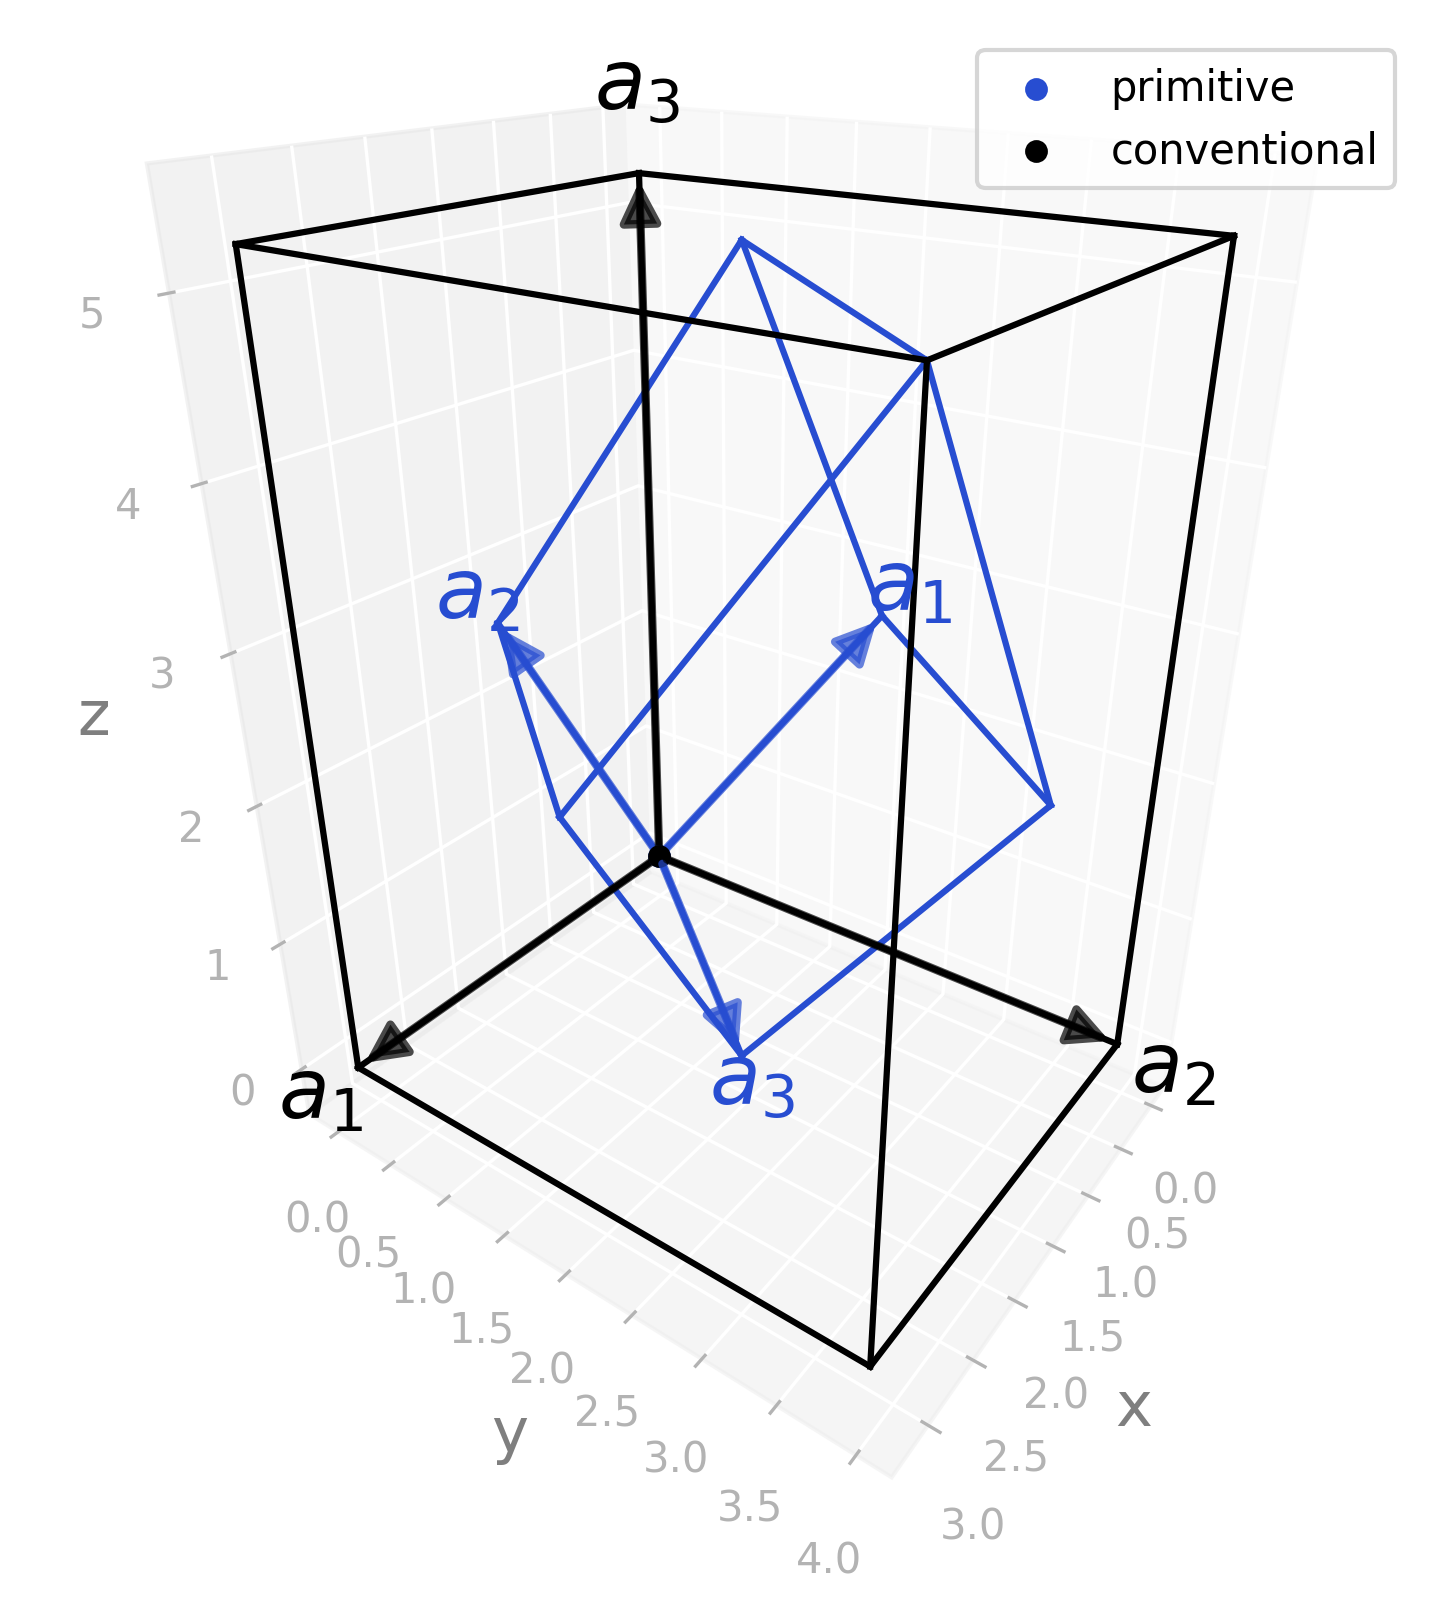

Source code (Python):
import radtools as rad

l = rad.lattice_example(f"ORCF3")
l.plot(
    "primitive",
    label="primitive",
)
l.legend()
l.plot(
    "conventional",
    label="conventional",
    colour="black"
)
l.legend()
# Save an image:
l.savefig(
    "orcf3_real.png",
    elev=27,
    azim=36,
    dpi=300,
   bbox_inches="tight",
)
# Interactive plot:
l.show(elev=27, azim=36)
